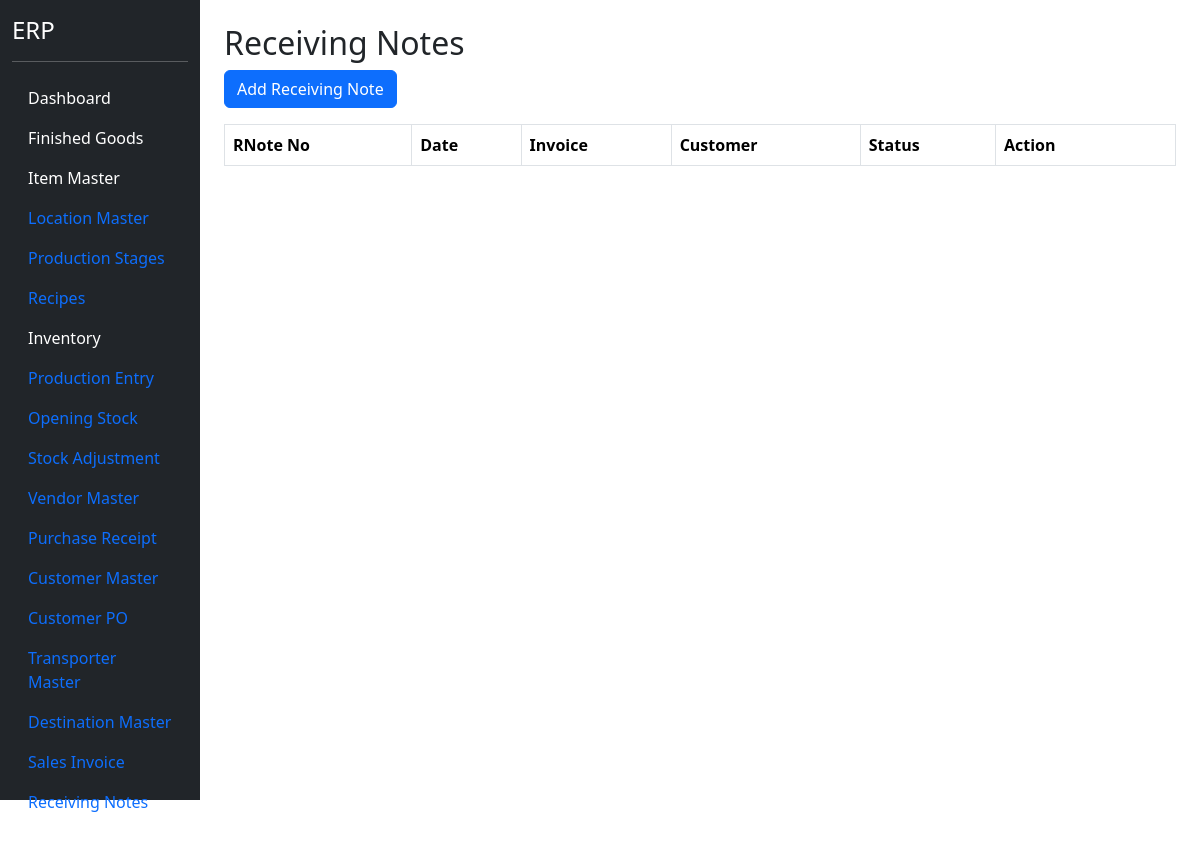
Page /receiving-note (signed in) on the earlier database version.
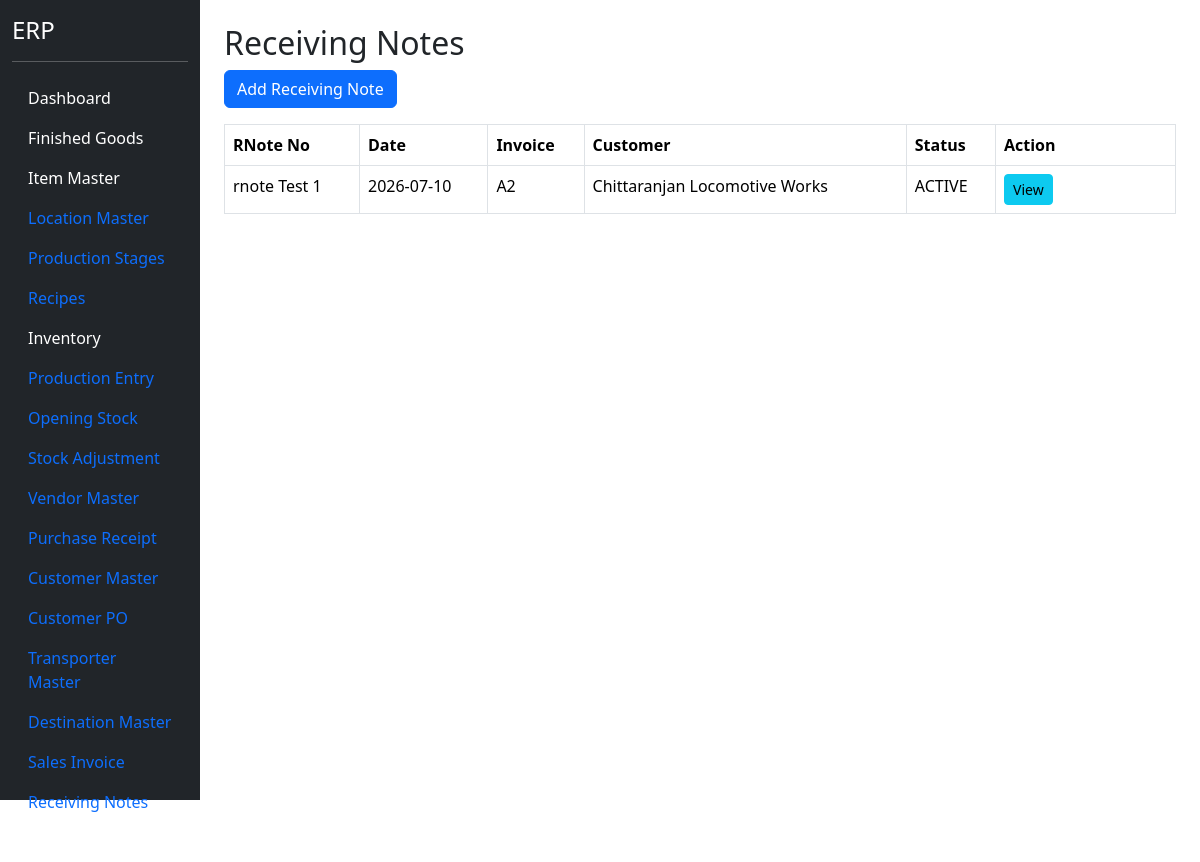
Same page on the later database version.
### models.py (models this page shows)
class ReceivingNoteHeader(db.Model):
    __tablename__ = "receiving_note_header"
    id = db.Column(
        db.Integer,
        primary_key=True
    )
    rnote_no = db.Column(
        db.String(50),
        unique=True,
        nullable=False
    )
    rnote_date = db.Column(
        db.Date,
        nullable=False
    )
    sales_invoice_header_id = db.Column(
        db.Integer,
        db.ForeignKey("sales_invoice_header.id"),
        nullable=False
    )
    customer_id = db.Column(
        db.Integer,
        db.ForeignKey("customer_master.id"),
        nullable=False
    )
    received_by = db.Column(
        db.String(150)
    )
    remarks = db.Column(
        db.String(500)
    )
    status = db.Column(
        db.String(30),
        default="OPEN"
    )
    invoice = db.relationship(
        "SalesInvoiceHeader"
    )
    customer = db.relationship(
        "CustomerMaster"
    )
    details = db.relationship(
    "ReceivingNoteDetail",
    backref="receiving_note",
    cascade="all, delete-orphan"
    )

class SalesInvoiceHeader(db.Model):
    __tablename__ = "sales_invoice_header"
    id = db.Column(
        db.Integer,
        primary_key=True
    )
    invoice_no = db.Column(
        db.String(50),
        nullable=False,
        unique=True
    )
    invoice_date = db.Column(
        db.Date,
        nullable=False
    )
    customer_po_header_id = db.Column(
        db.Integer,
        db.ForeignKey("customer_po_header.id"),
        nullable=False
    )
    customer_id = db.Column(
        db.Integer,
        db.ForeignKey("customer_master.id"),
        nullable=False
    )
    destination_id = db.Column(
        db.Integer,
        db.ForeignKey("destination_master.id"),
        nullable=False
    )
    transporter_id = db.Column(
        db.Integer,
        db.ForeignKey("transporter_master.id"),
        nullable=False
    )
    vehicle_no = db.Column(
        db.String(50)
    )
    lr_no = db.Column(
        db.String(100)
    )
    eway_bill_no = db.Column(
        db.String(100)
    )
    location_id = db.Column(
    db.Integer,
    db.ForeignKey("location_master.id"),
    nullable=False
    )
    remarks = db.Column(
        db.String(500)
    )
    status = db.Column(
        db.String(30),
        default="Pending RNote"
    )
    customer = db.relationship("CustomerMaster")
    customer_po = db.relationship("CustomerPOHeader")
    destination = db.relationship("DestinationMaster")
    transporter = db.relationship("TransporterMaster")
    location = db.relationship("LocationMaster")
    details = db.relationship(
        "SalesInvoiceDetail",
        backref="invoice",
        cascade="all, delete-orphan"
    )

class CustomerMaster(db.Model):
    __tablename__ = "customer_master"
    id = db.Column(
        db.Integer,
        primary_key=True
    )
    customer_code = db.Column(
        db.String(20),
        unique=True,
        nullable=True
    )
    customer_name = db.Column(
        db.String(200),
        nullable=False
    )
    contact_person = db.Column(
        db.String(100)
    )
    mobile = db.Column(
        db.String(20)
    )
    email = db.Column(
        db.String(100)
    )
    gst_no = db.Column(
        db.String(30)
    )
    pan_no = db.Column(
        db.String(20)
    )
    address = db.Column(
        db.String(500)
    )
    city = db.Column(
        db.String(100)
    )
    state = db.Column(
        db.String(100)
    )
    country = db.Column(
        db.String(100),
        default="India"
    )
    pincode = db.Column(
        db.String(20)
    )
    credit_days = db.Column(
        db.Integer,
        default=30
    )
    credit_limit = db.Column(
        db.Float,
        default=0
    )
    active = db.Column(
        db.Boolean,
        default=True
    )

### blueprints/masters/routes.py (the view)
@masters_bp.route("/receiving-note")
@login_required
def receiving_note():
    rnote_list = ReceivingNoteHeader.query.order_by(
        ReceivingNoteHeader.rnote_date.desc(),
        ReceivingNoteHeader.rnote_no.desc()
    ).all()
    return render_template(
        "receiving_note.html",
        rnote_list=rnote_list
    )

### app.py (called while the page is built)
@login_manager.user_loader
def load_user(user_id):
    return User.query.get(int(user_id))

### templates/receiving_note.html
{% extends "base.html" %}
{% block content %}
<div class="container mt-4">
<h2>
Receiving Notes
</h2>
<a
href="/receiving-note/add"
class="btn btn-primary mb-3">
Add Receiving Note
</a>
<table class="table table-bordered">
<thead>
<tr>
<th>RNote No</th>
<th>Date</th>
<th>Invoice</th>
<th>Customer</th>
<th>Status</th>
<th width="180">Action</th>
</tr>
</thead>
<tbody>
{% for rnote in rnote_list %}
<tr>
<td>{{ rnote.rnote_no }}</td>
<td>{{ rnote.rnote_date }}</td>
<td>{{ rnote.invoice.invoice_no }}</td>
<td>{{ rnote.customer.customer_name }}</td>
<td>{{ rnote.status }}</td>
<td>
<a
class="btn btn-info btn-sm">
View
</a>
</td>
</tr>
{% endfor %}
</tbody>
</table>
</div>
{% endblock %}

Differences in the rows shown:
added ReceivingNoteHeader: rnote_no "rnote Test 1", rnote_date "2026-07-10", invoice.invoice_no "A2", customer.customer_name "Chittaranjan Locomotive Works", status "ACTIVE"
